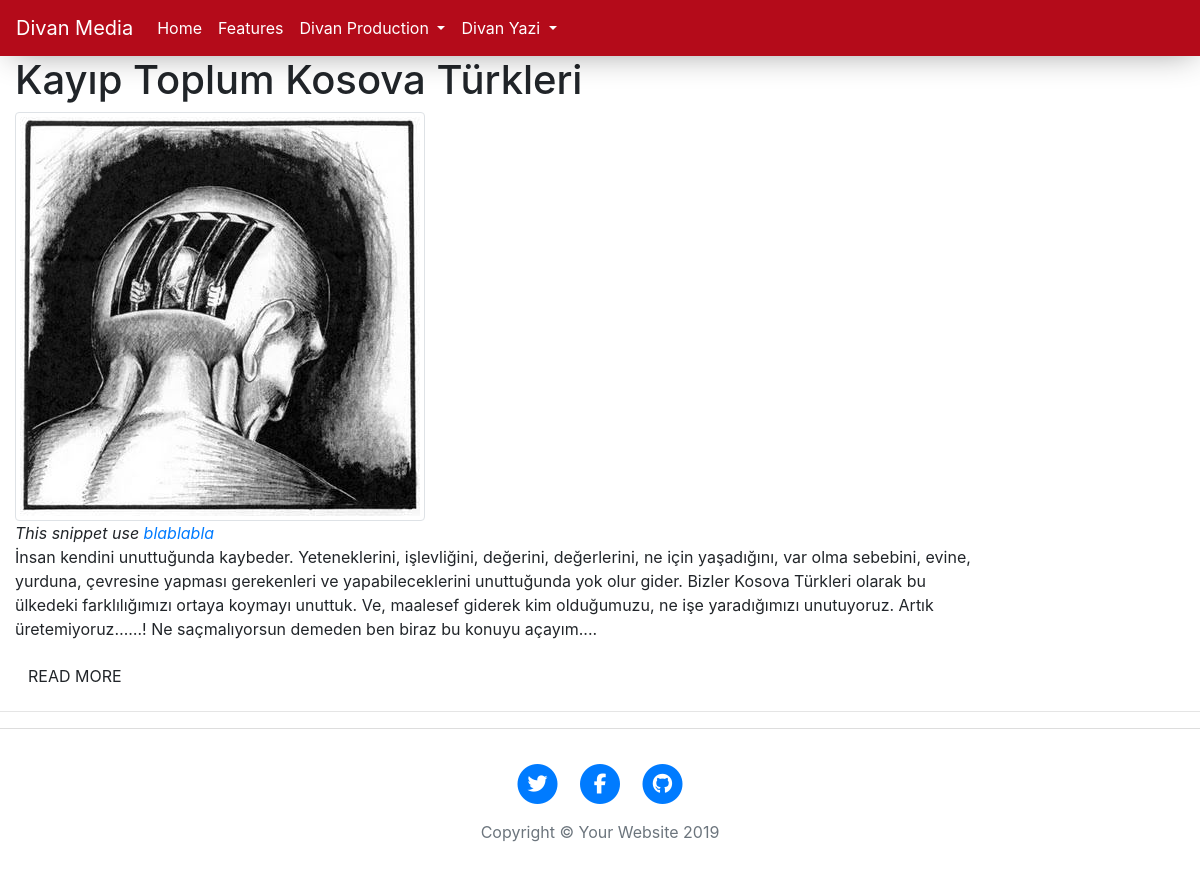
The app's page /yazilar/1/ with its own data.
### yazilar/models.py (models this page shows, shortened)
class Yazi(models.Model):
    baslik = models.CharField(max_length=30)
    icerik = models.TextField()
    tarih = models.DateTimeField('tarih',auto_now_add=True)
    baglanti = models.CharField(max_length=15)
    secenekler = (
        ('K', 'Kose Yazisi'),
        ('A', 'Analiz'),
        ('Y', 'Yazili Tarih'),
        ('M', 'Makale')
    )
    kategori = models.CharField(max_length=1, choices=secenekler)

### yazilar/views.py (the view)
# urls.py: path('<yaziId>/', views.tekyazi, name='tekyazi')
def tekyazi(request, yaziId):
    try:
        yazi = Yazi.objects.get(pk=yaziId)
    except Yazi.DoesNotExist:
        return render(request,'yazilar/yazibulunamadi.html')
    return render(request,'yazilar/tekyazi.html',{'yazi':yazi},)

### yazilar/templates/yazilar/tekyazi.html (shortened to what this page needs)
{% extends 'temel.html' %}
{% block content %}
{% load static %}
<body>
  <div class="col-md-10 blogShort">
        <h1>{{yazi.baslik}}</h1>
        <img src="{% static 't.jpeg' %}" alt="post img" class="pull-left img-responsive thumb margin10 img-thumbnail">
        <br/>
            <em>This snippet use <a href="" target="#">blablabla</a></em>
        <article><p>
            {{yazi.icerik|truncatewords:60}}
            </p></article>
        <a class="btn btn-blog pull-right marginBottom10" href="#">READ MORE</a>
    </div>
    <hr/>
    </body>
</body>
{% endblock content %}

### assets/style.css (style rules this page uses)
body { margin-bottom: 50px; background-color: #ffffff }

### records on screen
Yazi: baslik "Kayıp Toplum Kosova Türkleri", icerik "İnsan kendini unuttuğunda kaybeder. Yeteneklerini, işlevliğini, değerini, değerlerini, ne için yaşadığını, var olma sebebini, evine, yurduna, çevresine yapması gerekenleri ve yapabileceklerini unuttuğunda yok olur gider. Bizler Kosova Türkleri olarak bu ülkedeki farklılığımızı ortaya koymayı unuttuk. Ve, maalesef giderek kim olduğumuzu, ne işe yaradığımızı unutuyoruz. Artık üretemiyoruz……! Ne saçmalıyorsun demeden ben biraz bu konuyu açayım...."
